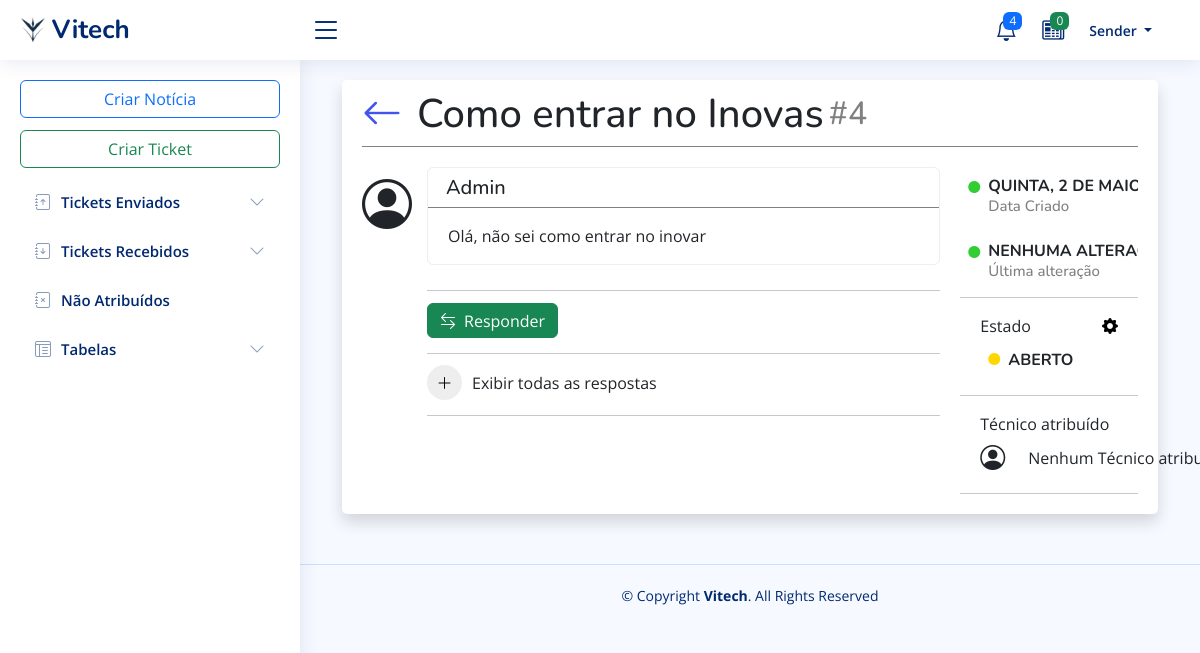
The page /?op=4&id=4 (signed in) on the database as committed earlier.
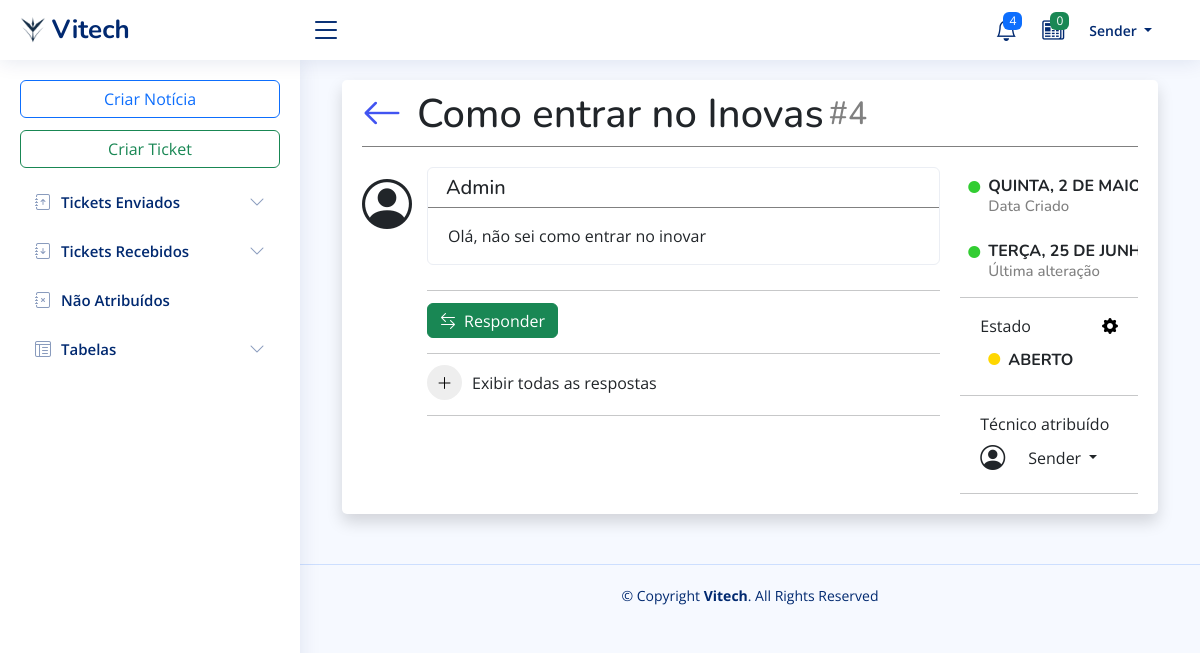
The same page on the database as committed later.
### tables this page shows
CREATE TABLE `ticket` (
  `id_ticket` int(9) NOT NULL,
  `id_user` int(9) NOT NULL,
  `data` timestamp NOT NULL DEFAULT current_timestamp(),
  `tipo_ticket` char(1) NOT NULL,
  `assunto_local` varchar(50) NOT NULL,
  `mensagem_sintomas` text NOT NULL,
  `id_departamento_destino` varchar(3) NOT NULL,
  `urgencia` tinyint(1) NOT NULL,
  `status` char(1) NOT NULL,
  `id_user_atribuido` int(9) DEFAULT NULL,
  `data_atribuido` date DEFAULT NULL
);

CREATE TABLE `user` (
  `id_user` int(9) NOT NULL,
  `nome` varchar(50) NOT NULL,
  `username` varchar(20) NOT NULL,
  `password` char(40) NOT NULL,
  `email` varchar(100) NOT NULL,
  `telefone` int(9) DEFAULT NULL,
  `status` char(1) NOT NULL
);

### db/libphp.php (called while the page is built, shortened)
<?php
function getTicket($con, $idticket)
{
    $query = "
    SELECT
        t.id_ticket,
        u1.nome AS user_criado,
        DATE_FORMAT(t.data  , '%W, %e de %M %Y, %H:%i ','pt_PT') AS data,
        t.tipo_ticket,
        t.assunto_local,
        t.mensagem_sintomas,
        d.nome AS nome_departamento,
        t.urgencia,
        t.status,
        u2.nome AS user_atribuido,
        u2.id_user AS id_user_atribuido,
        t.data_atribuido
    FROM
        ticket t
        LEFT JOIN user u1 ON t.id_user = u1.id_user
        LEFT JOIN user u2 ON t.id_user_atribuido = u2.id_user
        LEFT JOIN departamento d ON t.id_departamento_destino = d.id_departamento
    WHERE
        t.id_ticket = '$idticket'
";
    $query_exec = mysqli_query($con, $query);
    if ($query_exec && mysqli_num_rows($query_exec) == 1) {
        $row = mysqli_fetch_assoc($query_exec);
        switch ($row['status']) {
            case 'A':
                $row['statusText'] = 'Aberto';
                $row['statusColor'] = '#FFD700';
                break;
        }
        $queryacoes = "
        SELECT DATE_FORMAT(data_acao, '%W, %e de %M %Y, %H:%i ','pt_PT') AS data_acao
        FROM acoes
        WHERE id_ticket = '$idticket'
        ORDER BY data_acao DESC
        LIMIT 1
    ";
        $queryacoes_exec = mysqli_query($con, $queryacoes);
        if ($queryacoes_exec && mysqli_num_rows($queryacoes_exec) == 1) {
            $data_acao = mysqli_fetch_assoc($queryacoes_exec);
            $row["data_acao"] = $data_acao["data_acao"];
        }
        return $row;
    }
    return null;
}
?>

### pag/ticketview.php (the view, shortened to what the changed rows need)
<?php
$id = isset($_GET['id']) ? $_GET['id'] : 0;
$ticket = getTicket($con, $id);
$isfechado = ($ticket['status'] == 'F') ? true : false;
?>
<body>
    <div class="container" style="max-width: 2000px;">
        <div class="card shadow">
            <div class="card-body">
                <div style="width: 100%; display: flex; border-bottom: 1px solid gray">
                    <a href="<?= $_SESSION['current_page'] ?>" style="display: flex; margin-top: 3px;">
                        <i class="bi bi-arrow-left arrow"></i>
                    </a>
                    <h1 style="margin-top: 10px"><?= $ticket['assunto_local'] ?></h1>
                    <h2 class="id_ticket">#<?= $ticket['id_ticket'] ?></h2>
                </div>
                <div style="display: flex; margin-top: 20px;">
                    <i class="bi bi-person-circle" style="font-size: 50px; margin-right: 15px;"></i>
                    <div class="V1" style="gap: 20px; width: 100%;">
                        <div class="V2">
                            <div class="accordion" id="accordionExample">
                                <div class="accordion-item">
                                    <h2 class="accordion-header" id="headingOne">
                                        <div class="fs20"
                                            style="white-space: nowrap; overflow: hidden; text-overflow: ellipsis; width: 100%; display: flex; height: 40px; align-items: center; padding-left: 10px; background-color: transparent; border-bottom: 1px solid gray;">
                                            <div style="display: flex;">
                                                <div class="mx-2"
                                                    style="white-space: nowrap; overflow: hidden; text-overflow: ellipsis;">
                                                    <?= $ticket['user_criado'] ?>
                                                </div>
                                            </div>
                                        </div>
                                    </h2>
                                    <div class="accordion-collapse collapse show" aria-labelledby="headingOne"
                                        data-bs-parent="#accordionExample">
                                        <div class="accordion-body">
                                            <?= $ticket['mensagem_sintomas'] ?>
                                        </div>
                                    </div>
                                </div>
                            </div>
                            <hr style="width: 100%; margin-top: 25px; border-width: 0.01em;">
                            <div style="margin-top: 20px; display: flex; gap: 5px; margin-top: -4px;">
                                <button class="btn btn-success" id="btnAparecerResponder" <?=$isfechado ? 'disabled' : ''?>
                                    style="height: 35px; display: flex; align-items: center;"
                                    onclick="aparecerlocalresponder()">
                                    <i class="bi bi-arrow-left-right" style="margin-right: 8px;"></i>Responder
                                </button>
                            </div>
                            <hr style="width: 100%; margin-top: 15px; border-width: 0.01em;">
                            <div style="display: flex; align-items: center; gap: 10px; margin-top: -5px;">
                                <button class="btn grandão"
                                    style="width: 35px; height: 35px; display: flex; align-items: center; justify-content: center; border-radius: 50%; background-color: #EEEEEE; color: black"
                                    onclick="aparecerlocalrespostas()">
                                    <i id="iconBtnAparecer" class="bi bi-plus-lg"></i>
                                </button>
                                <span>Exibir todas as respostas</span>
                            </div>
                            <hr style="border-width: 0.01em; width: 100%; margin-top: 15px;">
                        </div>
                        <div class="V3">
                            <div class="accordion" id="accordionExample">
                                <div class="accordion-item"
                                    style="background-color: transparent !important; border: none;">
                                    <h2 class="accordion-header" id="headingOne">
                                        <div class="fs20"
                                            style="white-space: nowrap; overflow: hidden; text-overflow: ellipsis; width: 100%; display: flex; align-items: center;background-color: transparent;">
                                            <div
                                                style="gap: 10px; width: 100%; white-space: nowrap; overflow: hidden; text-overflow: ellipsis; display: flex; flex-direction: column;">
                                                <div style="display: flex; font-size: 15px; margin-top: 10px;">
                                                    <i class="mx-2 bi bi-circle-fill"
                                                        style="font-size: 12px;color:#32CD32; margin-top: 3px;"></i>
                                                    <div>
                                                        <h6 style="font-weight: bold; text-transform: uppercase;">
                                                            <?= $ticket['data'] ?>
                                                        </h6>
                                                        <span
                                                            style="font-size: 15px; color: gray; position: relative; top: -7px;">Data
                                                            Criado</span>
                                                    </div>
                                                </div>
                                                <div style="display: flex; font-size: 15px; margin-top: 10px;">
                                                    <i class="mx-2 bi bi-circle-fill"
                                                        style="font-size: 12px;color:#32CD32; margin-top: 3px;"></i>
                                                    <div>
                                                        <h6 style="font-weight: bold; text-transform: uppercase;">
                                                            <?= !empty($ticket['data_acao']) ? $ticket['data_acao'] : 'Nenhuma Alteração Feita' ?>
                                                        </h6>
                                                        <span
                                                            style="font-size: 15px; color: gray; position: relative; top: -7px;">Última
                                                            alteração</span>
                                                    </div>
                                                </div>
                                                <hr style="border-width: 0.01em; width: 100%; margin: 0px;">
                                            </div>
                                        </div>
                                    </h2>
                                    <div class="accordion-collapse collapse show" aria-labelledby="headingOne"
                                        data-bs-parent="#accordionExample">
                                        <div class="accordion-body" style="overflow: visible; position: relative;">
                                            <div>
                                                <div style="display:flex;">
                                                    <span>Estado</span>
                                                    <div class="dropdown" style="margin-left: auto;">
                                                        <a style=" text-decoration: none; color: black;" type="button"
                                                            id="dropdownMenuButton" data-bs-toggle="dropdown"
                                                            aria-haspopup="true" aria-expanded="false">
                                                            <i class="bi bi-gear-fill"></i>
                                                        </a>
                                                    </div>
                                                </div>
                                            </div>
                                            <div style="display: flex; align-items: center; margin-top: 3px;">
                                                <i id="estadoBola" class="mx-2 bi bi-circle-fill"
                                                    style="font-size: 12px; color: <?= $ticket['statusColor'] ?>;"></i>
                                                <div>
                                                    <h6 id="estadoText"
                                                        style="font-weight: bold; text-transform: uppercase; margin-top: 10px;">
                                                        <?= $ticket['statusText'] ?>
                                                    </h6>
                                                </div>
                                            </div>
                                        </div>
                                    </div>
                                    <hr style="border-width: 0.01em; width: 100%; margin: 0px;">
                                    <div class="accordion-body"
                                        style="overflow: visible !important; text-overflow: ellipsis;">
                                        <div>
                                            <div style="display:flex;">
                                                <span>Técnico atribuído</span>
                                            </div>
                                            <div
                                                style="display: flex; align-items: center; margin-top: 3px; position: relative; z-index: 1050;">
                                                <i class="bi bi-person-circle"
                                                    style="margin-right: 10px; font-size: 25px;"></i>
                                                <div class="dropdown">
                                                    <button class="btn btn-secondary-overlay dropdown-toggle" <?=$isfechado ? 'disabled' : ''?>
                                                        type="button" id="userDropdown" data-bs-toggle="dropdown"
                                                        aria-expanded="false">
                                                        <?= !empty($ticket['user_atribuido']) ? $ticket['user_atribuido'] : 'Nenhum Técnico atribuído' ?>
                                                    </button>
                                                </div>
                                            </div>
                                        </div>
                                    </div>
                                    <hr style="z-index: 1000;border-width: 0.01em; width: 100%; margin: 0px;">
                                </div>
                            </div>
                        </div>
                    </div>
                </div>
            </div>
        </div>
    </div>
</body>

Rows that differ between the two databases and show on the page:
changed ticket "Como entrar no Inovas": user.nome (not shown) → "Sender"
Other text that changed with them:
$ticket['data_acao']: (not shown) → "TERÇA, 25 DE JU…"
text no longer shown: "NENHUMA ALTE… Nenhum Técnico…"
